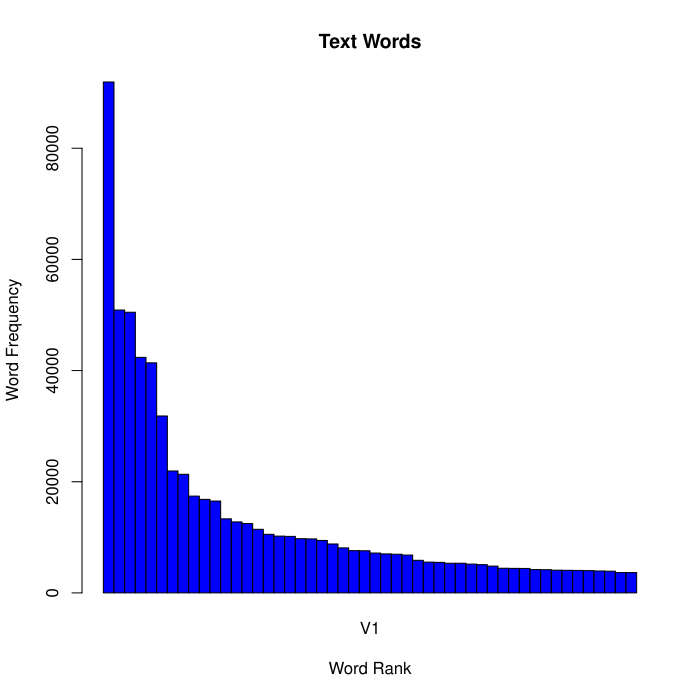

Generate this figure with R:
#data <- as.matrix(read.table("redirectsData",header=TRUE, sep=","))
data <- read.table("textwords",header=FALSE,sep=",")
barplot(as.matrix(data), main="Text Words", beside=TRUE,col="blue",ylab="Word Frequency",xlab="Word Rank")
